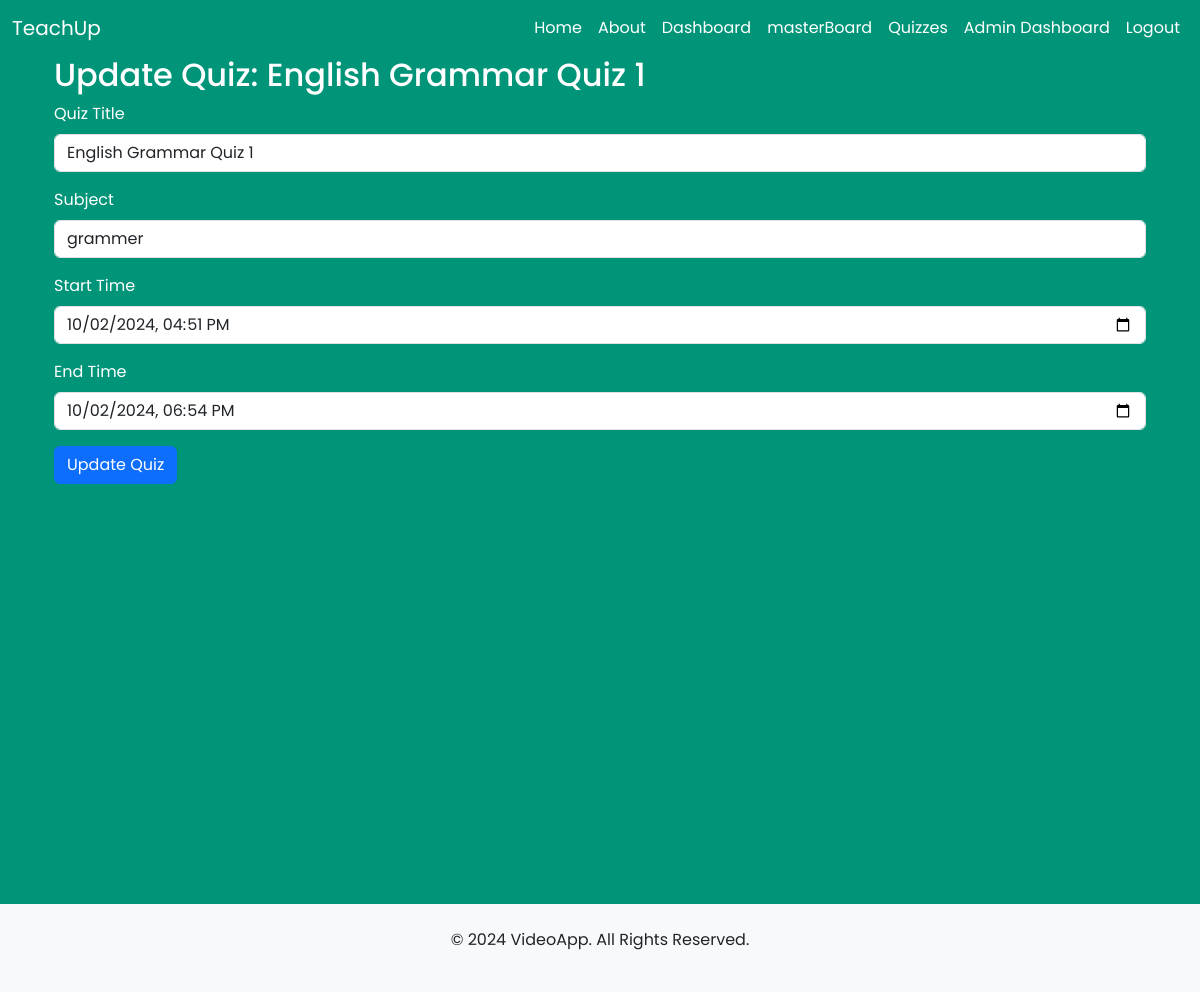
Page /quiz/update_quiz/1/ (signed in) on the committed database.
### quiz_app/models.py (models this page shows, shortened)
class Quiz(models.Model):
    title = models.CharField(max_length=255)  # Title of the quiz
    subject = models.CharField(max_length=255)  # Subject the quiz belongs to
    start_time = models.DateTimeField()  # Start time of the quiz
    end_time = models.DateTimeField()  # End time of the quiz

### quiz_app/views.py (the view, shortened to what this page needs)
# urls.py: path('update_quiz/<int:quiz_id>/', views.update_quiz, name='update_quiz'),
@login_required
def update_quiz(request, quiz_id):
    quiz = get_object_or_404(Quiz, id=quiz_id)
    return render(request, 'quiz_app/update_quiz.html', {'quiz': quiz})

### quiz_app/templates/quiz_app/update_quiz.html (shortened to what this page needs)
{% extends 'meetings_app/base.html' %}
{% block content %}
<div class="container vh-100 text-white">
    <h2>Update Quiz: {{ quiz.title }}</h2>
    <form method="POST">
        <div class="mb-3">
            <label for="title" class="form-label">Quiz Title</label>
            <input type="text" class="form-control" id="title" name="title" value="{{ quiz.title }}" required>
        </div>
        <div class="mb-3">
            <label for="subject" class="form-label">Subject</label>
            <input type="text" class="form-control" id="subject" name="subject" value="{{ quiz.subject }}" required>
        </div>
        <div class="mb-3">
            <label for="start_time" class="form-label">Start Time</label>
            <input type="datetime-local" class="form-control" id="start_time" name="start_time" value="{{ quiz.start_time|date:'Y-m-d\TH:i' }}" required>
        </div>
        <div class="mb-3">
            <label for="end_time" class="form-label">End Time</label>
            <input type="datetime-local" class="form-control" id="end_time" name="end_time" value="{{ quiz.end_time|date:'Y-m-d\TH:i' }}" required>
        </div>
        <button type="submit" class="btn btn-primary">Update Quiz</button>
    </form>
</div>
{% endblock %}

### meetings_app/static/meetings_app/css/custom.css (style rules this page uses)
* { margin: 0; padding: 0; box-sizing: border-box; font-family: 'Poppins', sans-serif; }
body { min-height: 100vh; width: 100%; background: #009579; }
.text-white { color: white; }

### rows in the picture
Quiz: title "English Grammar Quiz 1", subject "grammer", start_time "10/02/2024 16:51", end_time "10/02/2024 18:54"
